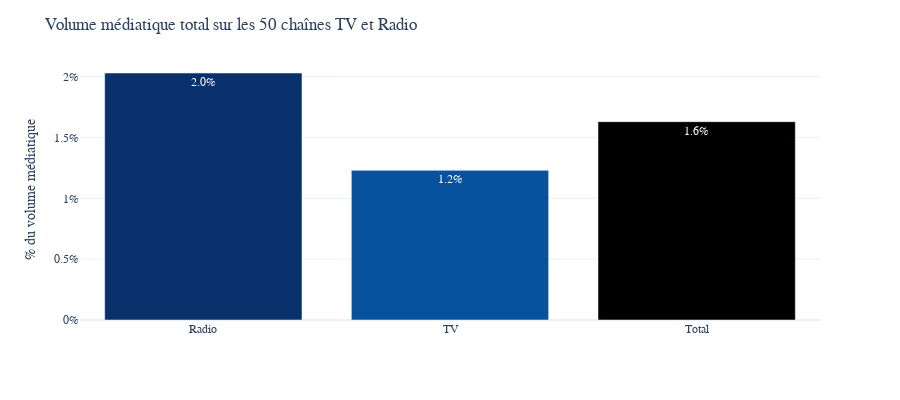

This figure's notebook cell:
### Code cell
fig = px.bar(media_time.reset_index(),x = "index",y = "media_part",height = 400,text_auto = ".1%")
fig.update_layout(yaxis_tickformat='0%',
                  title = "Volume médiatique total sur les 50 chaînes TV et Radio",
                  font_family="Poppins",yaxis_title="% du volume médiatique",xaxis_title = "")
fig.update_traces(marker_color=[COLOR_RADIO,COLOR_TV])
fig

### Figure 1 — Plotly figure (JSON) as saved in the notebook; plotly's stock layout.template omitted (floating-point values rounded to 4 significant figures)
{"data": [{"alignmentgroup": "True", "hovertemplate": "index=%{x}<br>media_part=%{y}<extra></extra>", "legendgroup": "", "marker": {"color": ["#08306b", "#08519c"], "pattern": {"shape": ""}}, "name": "", "offsetgroup": "", "orientation": "v", "showlegend": false, "textposition": "auto", "texttemplate": "%{y:.1%}", "x": ["Radio", "TV", "Total"], "xaxis": "x", "y": [0.0203, 0.0123, 0.0163], "yaxis": "y", "type": "bar"}], "layout": {"xaxis": {"anchor": "y", "domain": [0, 1], "title": {"text": ""}}, "yaxis": {"anchor": "x", "domain": [0, 1], "title": {"text": "% du volume médiatique"}, "tickformat": "0%"}, "legend": {"tracegroupgap": 0}, "margin": {"t": 60}, "barmode": "relative", "height": 400, "font": {"family": "Poppins"}, "title": {"text": "Volume médiatique total sur les 50 chaînes TV et Radio"}}}
